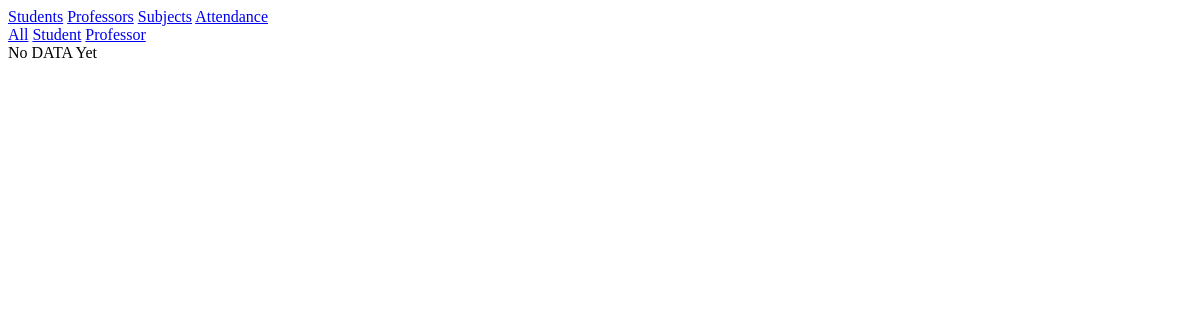
Before: /admin/attendance.php with the older database file.
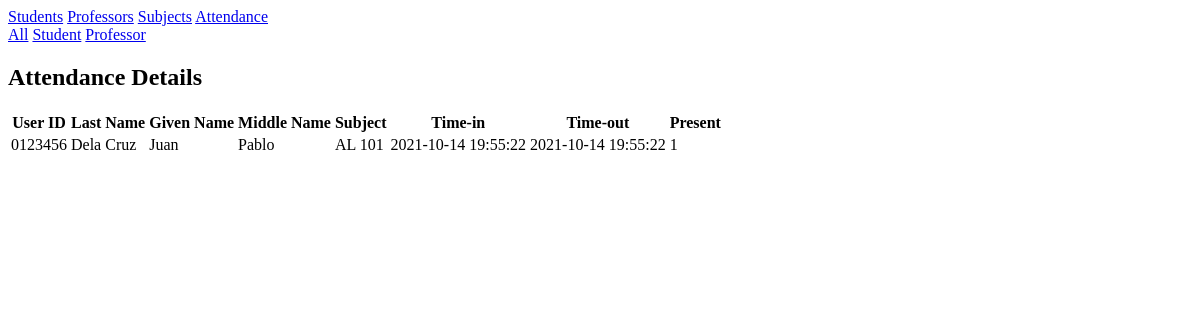
After: the same page with the newer database file.
### tables this page shows
CREATE TABLE `attendance` (
  `id` int(11) NOT NULL,
  `users_id` int(11) NOT NULL,
  `subjects_id` int(11) NOT NULL,
  `time_in` datetime NOT NULL,
  `time_out` datetime NOT NULL,
  `present` int(11) NOT NULL,
  `date_time_created` datetime NOT NULL,
  `date_time_update` datetime NOT NULL,
  `remarks` varchar(200) NOT NULL
);

CREATE TABLE `users` (
  `id` int(11) NOT NULL,
  `user_id` varchar(30) NOT NULL,
  `last_name` varchar(30) NOT NULL,
  `given_name` varchar(30) NOT NULL,
  `middle_name` varchar(30) NOT NULL,
  `contact_number` varchar(30) NOT NULL,
  `email_address` varchar(30) NOT NULL,
  `password` varchar(250) NOT NULL,
  `verified` int(11) NOT NULL,
  `user_types_id` int(11) NOT NULL,
  `date_time_created` datetime NOT NULL,
  `date_time_updated` datetime NOT NULL,
  `remarks` varchar(200) NOT NULL
);

CREATE TABLE `subjects` (
  `id` int(11) NOT NULL,
  `names` varchar(30) NOT NULL,
  `day` varchar(30) NOT NULL,
  `time` varchar(30) NOT NULL,
  `date_time_created` datetime NOT NULL,
  `date_time_update` datetime NOT NULL,
  `remarks` varchar(200) NOT NULL
);

### admin/attendance.php (the view, shortened to what this page needs)
<?php
include "../dbConnection.php";
?>
<!DOCTYPE html>
<html lang="en">
<head>
</head>
<body>
  <a href="students.php">Students</a>
  <a href="professors.php">Professors</a>
  <a href="subjects.php">Subjects</a>
  <a href="attendance.php">Attendance</a><br>
  <a href="attendance.php">All</a>
  <a href="attendance.php?student">Student</a>
  <a href="attendance.php?professor">Professor</a>
  <?php if(isset($_GET['student'])){
  if($_GET['student'] == 'student'){
    header("Location:attendance.php");
    exit();
  }
  $display_student_attendance = "SELECT users.user_id, users.last_name, users.given_name, users.middle_name,
  subjects.names, attendance.time_in, attendance.time_out, attendance.present
  FROM attendance
  LEFT JOIN users ON attendance.users_id = users.id
  LEFT JOIN subjects ON attendance.subjects_id = subjects.id
  LEFT JOIN user_types ON users.user_types_id = user_types.id
  WHERE user_types.id = 1 ORDER BY attendance.date_time_created ASC";
  $query_display = mysqli_query($con, $display_student_attendance);
  if(mysqli_num_rows($query_display) > 0){
  ?>
  <h2>Students Attendance</h2>
  <table>
  <thead>
  <tr>
  <th>User ID</th>
  <th>Last Name</th>
  <th>Given Name</th>
  <th>Middle Name</th>
  <th>Subject</th>
  <th>Time-in</th>
  <th>Time-out</th>
  <th>Present</th>
  </tr>
  </thead>
  <?php  while($rows = mysqli_fetch_array($query_display)){?>
  <tbody>
  <tr>
  <td><?php echo $rows['user_id']?></td>
  <td><?php echo $rows['last_name']?></td>
  <td><?php echo $rows['given_name']?></td>
  <td><?php echo $rows['middle_name']?></td>
  <td><?php echo $rows['names']?></td>
  <td><?php echo $rows['time_in']?></td>
  <td><?php echo $rows['time_out']?></td>
  <td><?php echo $rows['present']?></td>
  </tr>
  </tbody>
  <?php
  }
  ?>
  </table>
  <?php }else{?>
  <br>No DATA Yet
  <?php }?>
  <?php }else{
  $display_attendance = "SELECT users.user_id, users.last_name, users.given_name, users.middle_name, subjects.names,
  attendance.time_in, attendance.time_out, attendance.present
  FROM attendance
  LEFT JOIN users ON attendance.users_id = users.id
  LEFT JOIN subjects ON attendance.subjects_id = subjects.id
  ORDER BY attendance.date_time_created ASC";
  $query_display = mysqli_query($con, $display_attendance);
  if(mysqli_num_rows($query_display) > 0){
  ?>
  <h2>Attendance Details</h2>
  <table>
  <thead>
  <tr>
  <th>User ID</th>
  <th>Last Name</th>
  <th>Given Name</th>
  <th>Middle Name</th>
  <th>Subject</th>
  <th>Time-in</th>
  <th>Time-out</th>
  <th>Present</th>
  </tr>
  </thead>
  <?php  while($rows = mysqli_fetch_array($query_display)){?>
  <tbody>
  <tr>
  <td><?php echo $rows['user_id']?></td>
  <td><?php echo $rows['last_name']?></td>
  <td><?php echo $rows['given_name']?></td>
  <td><?php echo $rows['middle_name']?></td>
  <td><?php echo $rows['names']?></td>
  <td><?php echo $rows['time_in']?></td>
  <td><?php echo $rows['time_out']?></td>
  <td><?php echo $rows['present']?></td>
  </tr>
  </tbody>
  <?php
  }
  ?>
  </table>
  <?php
  }else{
  ?>
  <br>No DATA Yet
  <?php }}?>
</body>
</html>

Changed rows visible on the page:
added attendance: users.user_id "0123456", users.last_name "Dela Cruz", users.given_name "Juan", users.middle_name "Pablo", subjects.names "AL 101", time_in "2021-10-14 19:55:22", time_out "2021-10-14 19:55:22", present "1"
Other visible differences:
text no longer shown: "No DATA Yet"
text now shown: "Attendance Details User ID Last Name Given Name Middle Name Subject Time-in Time-out Present"
